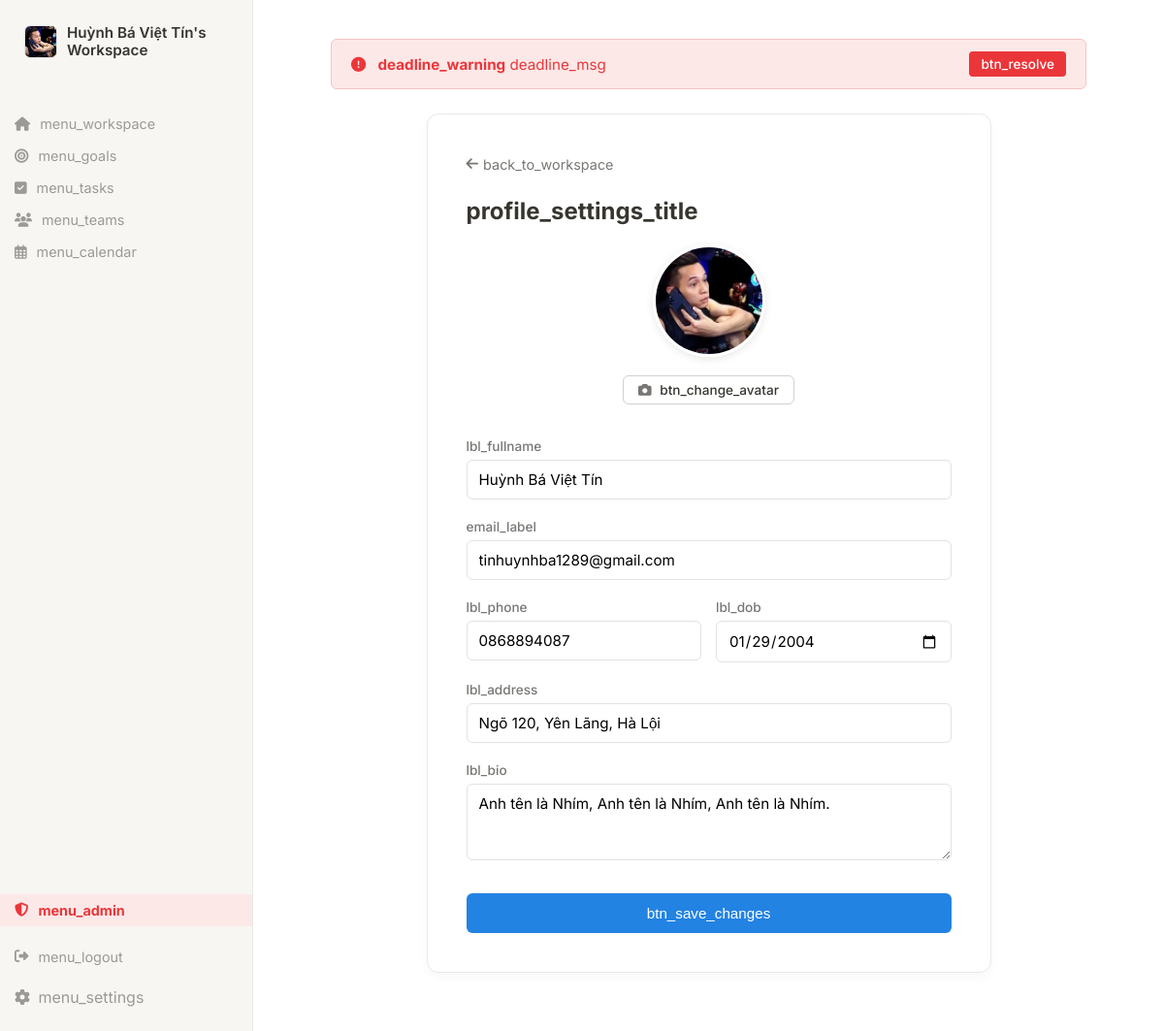
Page /public/index.php?action=profile (signed in) on the committed database.
### tables this page shows
CREATE TABLE `users` (
  `id` int(11) NOT NULL AUTO_INCREMENT,
  `fullname` varchar(100) NOT NULL,
  `email` varchar(100) NOT NULL,
  `password` varchar(255) NOT NULL,
  `role` enum('admin','user') DEFAULT 'user',
  `created_at` timestamp NOT NULL DEFAULT current_timestamp(),
  `phone` varchar(20) DEFAULT NULL,
  `avatar` varchar(255) DEFAULT 'default.png',
  `notifications` tinyint(1) DEFAULT 1,
  `language` varchar(10) DEFAULT 'vi',
  `timezone` varchar(50) DEFAULT 'Asia/Ho_Chi_Minh',
  `dob` date DEFAULT NULL,
  `address` varchar(255) DEFAULT NULL,
  `bio` text DEFAULT NULL,
  `notify_deadline` tinyint(1) DEFAULT 1,
  `notify_alerts` tinyint(1) DEFAULT 1,
  `is_locked` tinyint(1) DEFAULT 0,
  PRIMARY KEY (`id`),
  UNIQUE KEY `email` (`email`)
);

### src/Controllers/UserController.php (called while the page is built, shortened)
<?php
class UserController {
    private $userModel;
    public function __construct() {
        $this->userModel = new UserModel();
    }
    public function profile() {
        $userId = $_SESSION['user_id'];
        $user = $this->userModel->getUserById($userId);
        require_once PROJECT_ROOT . '/views/user/profile.php';
    }
}

### src/Models/UserModel.php (called while the page is built, shortened)
<?php
class UserModel {
    private $conn;
    public function __construct() {
        $this->conn = Database::getInstance()->getConnection();
    }
    public function getUserById($id) {
        $stmt = $this->conn->prepare("SELECT id, fullname, email, phone, avatar, dob, address, bio FROM users WHERE id = :id");
        $stmt->execute(['id' => $id]);
        return $stmt->fetch(\PDO::FETCH_ASSOC);
    }
}

### src/core/Database.php (called while the page is built, shortened)
<?php
class Database {
    private static $instance = null;
    private $conn;
    private $host = 'localhost';
    private $db_name = 'quanly_congviec';
    private $username = 'root';
    private $password = '';
    private function __construct() {
        try {
            $this->conn = new PDO(
                "mysql:host=" . $this->host . ";dbname=" . $this->db_name . ";charset=utf8mb4",
                $this->username,
                $this->password
            );
            $tz = date('P');
            $this->conn->exec("SET time_zone = '{$tz}';");
            $this->conn->setAttribute(PDO::ATTR_ERRMODE, PDO::ERRMODE_EXCEPTION);
        } catch(PDOException $e) {
            die("Lỗi kết nối Cơ sở dữ liệu: " . $e->getMessage());
        }
    }
    public static function getInstance() {
        if (!self::$instance) {
            self::$instance = new Database();
        }
        return self::$instance;
    }
    public function getConnection() {
        return $this->conn;
    }
}

### views/user/profile.php (the view, shortened to what this page needs)
<?php require_once PROJECT_ROOT . '/views/layout/header.php'; ?>
<div style="max-width: 500px; margin: 20px auto; background: white; padding: 40px; border-radius: 12px; border: 1px solid var(--border-color); box-shadow: 0 4px 12px rgba(0,0,0,0.03);">
    <div style="margin-bottom: 25px;">
        <a href="index.php?action=tasks" style="color: #787774; text-decoration: none; font-size: 0.9rem; display: inline-flex; align-items: center; gap: 5px; transition: color 0.2s;">
            <i class="fas fa-arrow-left"></i> <?= __('back_to_workspace') ?? 'Quay lại Workspace' ?>
        </a>
    </div>
    <h2 style="margin-top: 0; font-size: 1.5rem; color: #37352f; margin-bottom: 20px;"><?= __('profile_settings_title') ?></h2>
    <form action="index.php?action=profile" method="POST" enctype="multipart/form-data">
        <div style="text-align: center; margin-bottom: 35px;">
            <?php $avatarPath = !empty($user['avatar']) && $user['avatar'] !== 'default.png' ? 'uploads/' . $user['avatar'] : 'https://ui-avatars.com/api/?name=' . urlencode($user['fullname']) . '&background=random'; ?>
            <div style="position: relative; display: inline-block;">
                <img src="<?= $avatarPath ?>" style="width: 110px; height: 110px; border-radius: 50%; object-fit: cover; border: 3px solid white; box-shadow: 0 2px 8px rgba(0,0,0,0.1);">
            </div>
            <div style="margin-top: 15px;">
                <label for="avatar-upload" class="btn-upload">
                    <i class="fas fa-camera" style="margin-right: 5px; color: #787774;"></i> <?= __('btn_change_avatar') ?>
                </label>
            </div>
        </div>
        <div style="margin-bottom: 20px;">
            <label class="profile-label"><?= __('lbl_fullname') ?></label>
            <input type="text" name="fullname" class="profile-input" value="<?= htmlspecialchars($user['fullname']) ?>" required>
        </div>
        <div style="margin-bottom: 20px;">
            <label class="profile-label"><?= __('email_label') ?></label>
            <input type="email" name="email" class="profile-input" value="<?= htmlspecialchars($user['email']) ?>" required>
        </div>
        <div style="display: flex; gap: 15px; margin-bottom: 20px;">
            <div style="flex: 1;">
                <label class="profile-label"><?= __('lbl_phone') ?></label>
                <input type="text" name="phone" class="profile-input" value="<?= htmlspecialchars($user['phone'] ?? '') ?>" placeholder="<?= __('phone_placeholder') ?>">
            </div>
            <div style="flex: 1;">
                <label class="profile-label"><?= __('lbl_dob') ?></label>
                <input type="date" name="dob" class="profile-input" value="<?= htmlspecialchars($user['dob'] ?? '') ?>">
            </div>
        </div>
        <div style="margin-bottom: 20px;">
            <label class="profile-label"><?= __('lbl_address') ?></label>
            <input type="text" name="address" class="profile-input" value="<?= htmlspecialchars($user['address'] ?? '') ?>" placeholder="<?= __('address_placeholder') ?>">
        </div>
        <div style="margin-bottom: 30px;">
            <label class="profile-label"><?= __('lbl_bio') ?></label>
            <textarea name="bio" class="profile-input" rows="3" placeholder="<?= __('bio_placeholder') ?>" style="resize: vertical;"><?= htmlspecialchars($user['bio'] ?? '') ?></textarea>
        </div>
        <button type="submit" style="background: #2383e2; color: white; border: none; padding: 12px 20px; border-radius: 6px; cursor: pointer; width: 100%; font-weight: 500; font-size: 0.95rem; transition: background 0.2s;">
            <?= __('btn_save_changes') ?>
        </button>
    </form>
</div>
<?php require_once PROJECT_ROOT . '/views/layout/footer.php'; ?>

### views/layout/header.php (shortened to what this page needs)
<?php
$fullname = $_SESSION['fullname'] ?? 'Admin';
$lang = $_SESSION['language'] ?? 'vi';
$dictionary = require PROJECT_ROOT . "/lang/{$lang}.php";
if (!function_exists('__')) {
    function __($keyword) {
        global $dictionary;
        return $dictionary[$keyword] ?? $keyword;
    }
}
$dueCount = 0;
$userAvatarPath = 'https://ui-avatars.com/api/?name=' . urlencode($fullname) . '&background=random';
try {
    $db = \Tinhu\TaskManager\Core\Database::getInstance()->getConnection();
    $uid = $_SESSION['user_id'];
    $stmt1 = $db->prepare("SELECT COUNT(*) FROM tasks WHERE user_id = ? AND status != 'Done' AND due_date <= CURDATE() AND due_date != '0000-00-00' AND due_date IS NOT NULL");
    $stmt1->execute([$uid]);
    $countPersonal = (int)$stmt1->fetchColumn();
    $stmt2 = $db->prepare("SELECT COUNT(*) FROM team_tasks WHERE assigned_to = ? AND status != 'Done' AND due_date <= CURDATE() AND due_date != '0000-00-00' AND due_date IS NOT NULL");
    $stmt2->execute([$uid]);
    $countTeam = (int)$stmt2->fetchColumn();
    $dueCount = $countPersonal + $countTeam;
    $stmtAvatar = $db->prepare("SELECT avatar FROM users WHERE id = ?");
    $stmtAvatar->execute([$uid]);
    $dbAvatar = $stmtAvatar->fetchColumn();
    if (!empty($dbAvatar) && $dbAvatar !== 'default.png') {
        $userAvatarPath = '/task_manager/public/uploads/' . $dbAvatar;
    }
} catch (\Exception $e) {}
?>
<!DOCTYPE html>
<html lang="<?= $lang ?>">
<head>
    <link rel="stylesheet" href="css/style.css">
    <link rel="stylesheet" href="https://cdnjs.cloudflare.com/ajax/libs/font-awesome/6.4.0/css/all.min.css">
</head>
<body>
<div class="workspace-wrapper">
    <div class="sidebar">
        <div class="workspace-header">
            <a href="index.php?action=profile" style="display: flex; align-items: center; gap: 10px; padding: 10px; text-decoration: none; color: inherit; border-radius: 6px; margin-bottom: 20px;">
                <img src="<?= $userAvatarPath ?>" style="width: 32px; height: 32px; min-width: 32px; border-radius: 6px; object-fit: cover; border: 1px solid #e3e2e0;">
                <div style="font-weight: 600; font-size: 0.95rem; line-height: 1.2;">
                    <?= htmlspecialchars($fullname) ?>'s Workspace
                </div>
            </a>
        </div>
        <a href="index.php?action=dashboard" class="menu-item"><i class="fas fa-home"></i> <?= __('menu_workspace') ?></a>
        <a href="index.php?action=goals" class="menu-item"><i class="fas fa-bullseye"></i> <?= __('menu_goals') ?></a>
        <a href="index.php?action=tasks" class="menu-item"><i class="fas fa-check-square"></i> <?= __('menu_tasks') ?></a>
        <a href="index.php?action=teams" class="menu-item"><i class="fas fa-users"></i> <?= __('menu_teams') ?></a>
        <a href="index.php?action=calendar" class="menu-item"><i class="far fa-calendar-alt"></i> <?= __('menu_calendar') ?></a>
        <div style="margin-top: auto;">
            <?php if (isset($_SESSION['role']) && $_SESSION['role'] === 'admin'): ?>
                <a href="index.php?action=admin" class="menu-item" style="color: #eb3639; font-weight: bold; background: #fde8e8; margin-bottom: 15px;">
                    <i class="fas fa-shield-alt"></i> <?= __('menu_admin') ?>
                </a>
            <?php endif; ?>
            <a href="index.php?action=logout" class="menu-item"><i class="fas fa-sign-out-alt"></i> <?= __('menu_logout') ?></a>
            <a href="index.php?action=settings" style="display: block; padding: 10px 15px; color: var(--text-muted); text-decoration: none; border-radius: 4px; margin-top: 5px;">
                <i class="fas fa-cog" style="width: 20px;"></i> <?= __('menu_settings') ?>
            </a>
        </div>
    </div>
    <div class="main-content">
        <?php if ($dueCount > 0): ?>
            <div style="background: #fde8e8; border: 1px solid #f9c2c2; color: #eb3639; padding: 12px 20px; border-radius: 6px; margin-bottom: 25px; display: flex; align-items: center; justify-content: space-between; font-size: 0.95rem;">
                <div>
                    <i class="fas fa-exclamation-circle" style="margin-right: 8px;"></i>
                    <strong><?= __('deadline_warning') ?></strong>
                    <?= sprintf(__('deadline_msg'), $dueCount) ?>
                </div>
                <a href="index.php?action=calendar" style="background: #eb3639; color: white; padding: 5px 12px; border-radius: 4px; text-decoration: none; font-size: 0.85rem; font-weight: 500;">
                    <?= __('btn_resolve') ?>
                </a>
            </div>
        <?php endif; ?>

### public/css/style.css (style rules this page uses)
:root { --bg-main: #ffffff; --text-main: #37352f; --text-muted: #9b9a97; --border-color: #e9e9e7; --hover-bg: #efefed; }
body { font-family: "Inter", sans-serif; background-color: var(--bg-main); color: var(--text-main); margin: 0; display: flex; justify-content: center; align-items: center; height: 100vh; }
.workspace-wrapper { display: flex; height: 100vh; width: 100%; overflow: hidden; }
.sidebar { width: 260px; background-color: #f7f6f3; border-right: 1px solid #e9e9e7; display: flex; flex-direction: column; padding: 15px 0; }
.workspace-header { padding: 0 15px 20px 15px; display: flex; align-items: center; gap: 10px; font-weight: 600; font-size: 0.95rem; cursor: pointer; }
.menu-item { padding: 8px 15px; color: var(--text-muted); text-decoration: none; display: flex; align-items: center; gap: 10px; font-size: 0.9rem; transition: background 0.2s; }
.main-content { flex: 1; background-color: var(--bg-main); padding: 40px 80px; overflow-y: auto; }

### views/user/profile.php (style rules this page uses)
.profile-input { width: 100%; padding: 10px 12px; border: 1px solid #e3e2e0; border-radius: 6px; box-sizing: border-box; font-size: 0.95rem; font-family: inherit; transition: all 0.2s ease; }
.profile-label { display: block; margin-bottom: 6px; font-weight: 500; font-size: 0.85rem; color: #787774; }
.btn-upload { display: inline-block; cursor: pointer; background: white; border: 1px solid #d1d1d1; padding: 6px 15px; border-radius: 6px; font-size: 0.85rem; font-weight: 500; color: #37352f; transition: background 0.2s; }

### rows in the picture
users: avatar (picture), fullname "Huỳnh Bá Việt Tín", email "tinhuynhba1289@gmail.com", phone "0868894087", dob "01/29/2004", address "Ngõ 120, Yên Lãng, Hà Lội", bio "Anh tên là Nhím, Anh tên là Nhím, Anh tên là Nhím."

### other values in the picture
$fullname "Huỳnh Bá Việt Tín"
__('menu_workspace') "menu_workspace"
__('menu_goals') "menu_goals"
__('menu_tasks') "menu_tasks"
__('menu_teams') "menu_teams"
__('menu_calendar') "menu_calendar"
__('menu_admin') "menu_admin"
__('menu_logout') "menu_logout"
__('menu_settings') "menu_settings"
__('deadline_warning') "deadline_warning"
sprintf(__('deadline_msg'), $dueCount) "deadline_msg"
__('btn_resolve') "btn_resolve"
__('back_to_workspace') "back_to_workspace"
__('profile_settings_title') "profile_settings_title"
__('btn_change_avatar') "btn_change_avatar"
